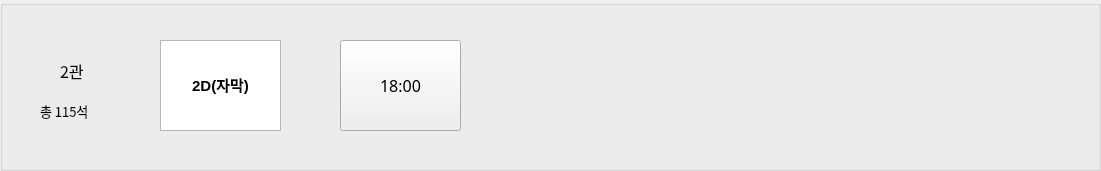
      <widget class="QGroupBox" name="Suzume">
       <property name="geometry">
        <rect>
         <x>40</x>
         <y>1490</y>
         <width>1101</width>
         <height>171</height>
        </rect>
       </property>
       <property name="title">
        <string/>
       </property>
       <widget class="QLabel" name="label_16">
        <property name="geometry">
         <rect>
          <x>60</x>
          <y>60</y>
          <width>31</width>
          <height>21</height>
         </rect>
        </property>
        <property name="font">
         <font>
          <family>한컴산뜻돋움</family>
          <pointsize>12</pointsize>
         </font>
        </property>
        <property name="text">
         <string>2관</string>
        </property>
       </widget>
       <widget class="QLabel" name="label_17">
        <property name="geometry">
         <rect>
          <x>40</x>
          <y>100</y>
          <width>71</width>
          <height>21</height>
         </rect>
        </property>
        <property name="font">
         <font>
          <family>한컴산뜻돋움</family>
          <pointsize>10</pointsize>
         </font>
        </property>
        <property name="text">
         <string>총 115석</string>
        </property>
       </widget>
       <widget class="QTextBrowser" name="textBrowser">
        <property name="geometry">
         <rect>
          <x>160</x>
          <y>40</y>
          <width>121</width>
          <height>91</height>
         </rect>
        </property>
        <property name="html">
         <string>&lt;!DOCTYPE HTML PUBLIC &quot;-//W3C//DTD HTML 4.0//EN&quot; &quot;http://www.w3.org/TR/REC-html40/strict.dtd&quot;&gt;
&lt;html&gt;&lt;head&gt;&lt;meta name=&quot;qrichtext&quot; content=&quot;1&quot; /&gt;&lt;style type=&quot;text/css&quot;&gt;
p, li { white-space: pre-wrap; }
&lt;/style&gt;&lt;/head&gt;&lt;body style=&quot; font-family:'Gulim'; font-size:9pt; font-weight:400; font-style:normal;&quot;&gt;
&lt;p align=&quot;center&quot; dir='rtl' style=&quot;-qt-paragraph-type:empty; margin-top:0px; margin-bottom:0px; margin-left:0px; margin-right:0px; -qt-block-indent:0; text-indent:0px;&quot;&gt;&lt;br /&gt;&lt;/p&gt;
&lt;p align=&quot;center&quot; dir='rtl' style=&quot;-qt-paragraph-type:empty; margin-top:0px; margin-bottom:0px; margin-left:0px; margin-right:0px; -qt-block-indent:0; text-indent:0px;&quot;&gt;&lt;br /&gt;&lt;/p&gt;
&lt;p align=&quot;center&quot; dir='rtl' style=&quot; margin-top:0px; margin-bottom:0px; margin-left:0px; margin-right:0px; -qt-block-indent:0; text-indent:0px;&quot;&gt;&lt;span style=&quot; font-size:11pt; font-weight:600;&quot;&gt;2D(자막)&lt;/span&gt;&lt;/p&gt;&lt;/body&gt;&lt;/html&gt;</string>
        </property>
       </widget>
       <widget class="QToolButton" name="Time8">
        <property name="geometry">
         <rect>
          <x>340</x>
          <y>40</y>
          <width>121</width>
          <height>91</height>
         </rect>
        </property>
        <property name="font">
         <font>
          <family>한컴산뜻돋움</family>
          <pointsize>12</pointsize>
         </font>
        </property>
        <property name="text">
         <string>18:00</string>
        </property>
       </widget>
      </widget>
